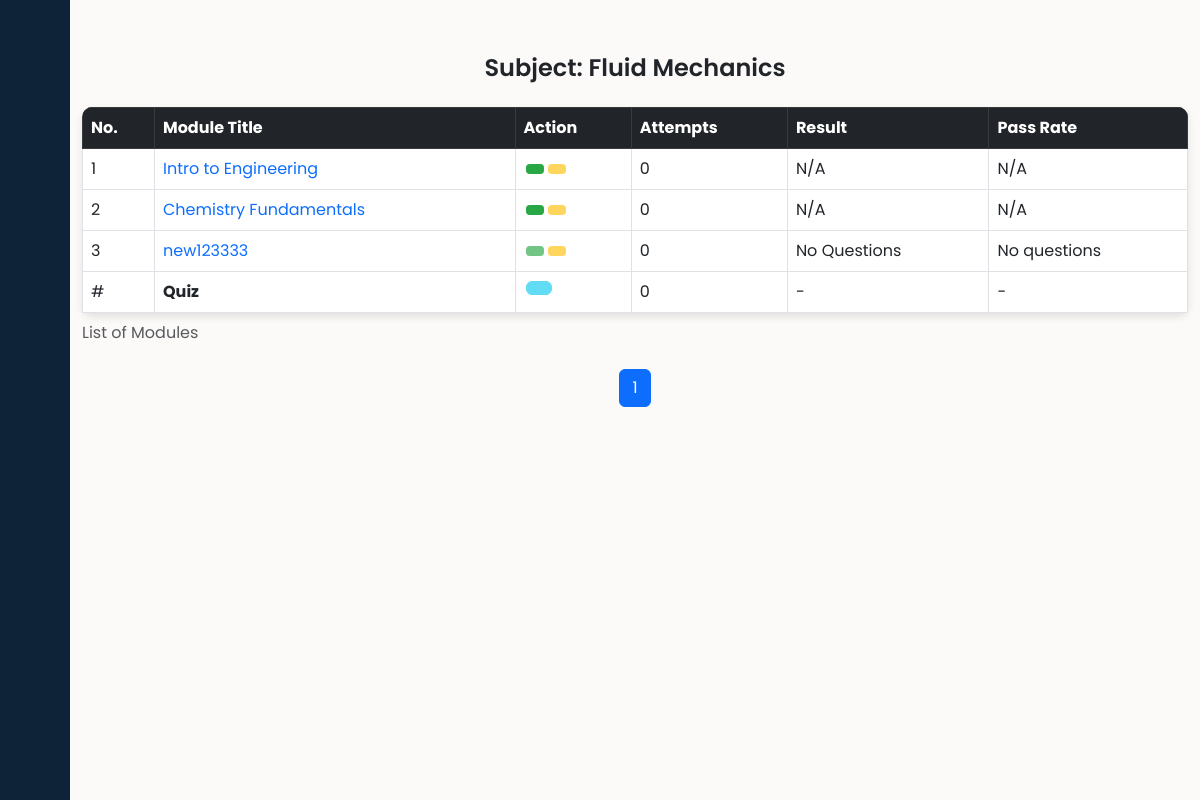
The page /student/module.php?course_id=1 (signed in) on the database its author committed.
### tables this page shows
CREATE TABLE `tbl_course` (
  `course_id` int(11) NOT NULL,
  `program_id` int(11) NOT NULL,
  `user_id` int(11) NOT NULL,
  `course_code` varchar(20) NOT NULL,
  `course_name` varchar(30) NOT NULL,
  `course_status` tinyint(1) NOT NULL
);

CREATE TABLE `tbl_module` (
  `module_id` int(11) NOT NULL,
  `course_id` int(11) NOT NULL,
  `module_name` varchar(50) NOT NULL,
  `module_file` longblob NOT NULL,
  `program_id` int(11) NOT NULL,
  `module_status` tinyint(1) NOT NULL DEFAULT 1
);

CREATE TABLE `tbl_result` (
  `result_id` int(11) NOT NULL,
  `module_id` int(11) NOT NULL,
  `stud_id` int(11) NOT NULL,
  `result_score` tinyint(1) NOT NULL,
  `total_questions` int(11) NOT NULL DEFAULT 0,
  `quiz_type` int(11) NOT NULL,
  `created_at` datetime DEFAULT current_timestamp(),
  `course_id` int(11) NOT NULL,
  `program_id` int(11) NOT NULL,
  `result_status` int(11) NOT NULL
);

### student/module.php (the view, shortened to what the rows shown need)
<?php
require("../api/db-connect.php");
if (isset($_GET['course_id'])) {
    $course_id = $_GET['course_id'];
}
global $percentage;
if (isset($_SESSION['program_id'])) {
    $program_id = $_SESSION['program_id'];
    $sql = "SELECT * FROM tbl_course WHERE program_id = :program_id";
    $result = $conn->prepare($sql);
    $result->bindParam(':program_id', $program_id);
    $result->execute();
    $courses = $result->fetchAll(PDO::FETCH_ASSOC);
    $recordsPerPage = 5;
    $page = isset($_GET['page']) ? $_GET['page'] : 1;
    $sql = "SELECT m.*, c.course_name
    FROM tbl_module AS m
    INNER JOIN tbl_course AS c ON m.course_id = c.course_id
    WHERE m.course_id = :course_id
    AND c.program_id = (
        SELECT program_id
        FROM tbl_course
        WHERE course_id = :course_id
    )
    AND m.module_status = 1";
    $result = $conn->prepare($sql);
    $result->bindParam(':course_id', $course_id, PDO::PARAM_INT);
    $result->execute();
    $countSql = "SELECT COUNT(*) as total FROM tbl_module WHERE course_id = :course_id";
    $countStmt = $conn->prepare($countSql);
    $countStmt->bindParam(':course_id', $course_id, PDO::PARAM_INT);
    $countStmt->execute();
    $totalCount = $countStmt->fetch(PDO::FETCH_ASSOC)['total'];
    $totalPages = ceil($totalCount / $recordsPerPage);
} else {
    header("Location: ../index.php");
    exit();
}
?>
<!DOCTYPE html>
<html lang="en">
<head>
    <link href="https://cdn.lineicons.com/4.0/lineicons.css" rel="stylesheet" />
    <link href="https://cdn.jsdelivr.net/npm/bootstrap@5.3.0-alpha3/dist/css/bootstrap.min.css" rel="stylesheet">
    <link rel="stylesheet" href="style.css" type="text/css">
</head>
<body>
    <div class="wrapper">
        <?php include "sidebar.php"; ?>
        <div class="container">
            <div class="row justify-content-center mt-5">
                <div class="col-md-12">
                    <div class="text-center mb-4">
                        <h1>Subject: <?php
                                        $sql = "
    SELECT c.course_name, c.course_id
    FROM tbl_course AS c
    WHERE c.course_id = :course_id
      AND c.program_id = (
          SELECT program_id
          FROM tbl_course
          WHERE course_id = :course_id
      );
";
                                        $stmtModule = $conn->prepare($sql);
                                        $stmtModule->bindParam(':course_id', $course_id, PDO::PARAM_INT);
                                        $stmtModule->execute();
                                        $Module = $stmtModule->fetch(PDO::FETCH_ASSOC);
                                        if ($row !== false) {
                                            $Module = $row['course_name'];
                                        } else {
                                            $Module = "Unknown";
                                        }
                                        echo  $Module;
                                        ?></h1>
                    </div>
                    <table style="background: linear-gradient(to left, rgba(220, 210, 211, 0.3), rgba(200, 240, 241, 0.3));" class="table table-bordered table-custom">
                        <caption>List of Modules</caption>
                        <thead class="table-dark">
                            <tr>
                                <th scope="col">No.</th>
                                <th scope="col">Module Title</th>
                                <th scope="col">Action</th>
                                <th scope="col">Attempts</th>
                                <th scope="col">Result</th>
                                <th scope="col">Pass Rate</th>
                            </tr>
                        </thead>
                        <tbody>
                            <?php
                            $counter = 1;
                            if ($result->rowCount() > 0) :
                                foreach ($result as $row) :
                            ?>
                                    <tr>
                                        <td><?php echo $counter; ?></td>
                                        <td>
                                            <a href="#" class="view-module-btn" data-bs-toggle="modal" data-bs-target="#moduleModal" data-module-id="<?php echo $row['module_id']; ?>"><?php echo $row['module_name']; ?></a>
                                        </td>
                                        <td>
                                            <?php
                                            $sql = "SELECT COUNT(*) AS question_count FROM tbl_question WHERE module_id = :module_id";
                                            $stmt = $conn->prepare($sql);
                                            $stmt->bindParam(":module_id", $row['module_id'], PDO::PARAM_INT);
                                            $stmt->execute();
                                            $questionCount = $stmt->fetch(PDO::FETCH_ASSOC)['question_count'];
                                            $sql = "SELECT COUNT(*) AS count FROM tbl_result WHERE module_id = :module_id AND stud_id = :stud_id AND quiz_type = 1";
                                            $stmt = $conn->prepare($sql);
                                            $stmt->bindParam(":module_id", $row['module_id'], PDO::PARAM_INT);
                                            $stmt->bindParam(":stud_id", $_SESSION['stud_id'], PDO::PARAM_INT);
                                            $stmt->execute();
                                            $resultCount = $stmt->fetch(PDO::FETCH_ASSOC)['count'];
                                            if ($resultCount > 0) {
                                                $sql = "SELECT tbl_result.result_score, COUNT(tbl_question.question_id) AS total_questions
    FROM tbl_result
    LEFT JOIN tbl_question ON tbl_result.module_id = tbl_question.module_id
    WHERE tbl_result.result_id = (
        SELECT MAX(result_id)
        FROM tbl_result
        WHERE module_id = :module_id
        AND stud_id = :stud_id
        AND quiz_type = 1
    )";
                                                $stmt = $conn->prepare($sql);
                                                $stmt->bindParam(":module_id", $row['module_id'], PDO::PARAM_INT);
                                                $stmt->bindParam(":stud_id", $_SESSION['stud_id'], PDO::PARAM_INT);
                                                $stmt->execute();
                                                $result = $stmt->fetch(PDO::FETCH_ASSOC);
                                                if ($result) {
                                                    $resultScore = $result['result_score'];
                                                    $totalQuestions = $result['total_questions'];
                                                    if ($totalQuestions > 0) {
                                                        $percentage = ($resultScore / $totalQuestions) * 100;
                                                        if ($percentage >= 50) {
                                                            echo '<button class="btn btn-success btn-sm" disabled><i class="lni lni-invention"></i></button>';
                                                            echo '<button class="btn btn-warning btn-sm eye-icon-btn" onclick="window.location.href=\'question-answers.php?module_id=' . $row['module_id'] . '\'"><i class="lni lni-eye eye-icon text-white"></i></button>';
                                                        } else {
                                                            if ($questionCount > 0) {
                                                                echo '<button class="btn btn-success btn-sm" onclick="window.location.href=\'question.php?module_id=' . $row['module_id'] . '&course_id=' . $course_id . '\'"><i class="lni lni-invention"></i></button>';
                                                                echo '<button class="btn btn-warning btn-sm eye-icon-btn" data-bs-toggle="modal" data-bs-target="question-answers.php" data-module-id="' . $row['module_id'] . '" disabled><i class="lni lni-eye eye-icon text-white"></i></button>';
                                                                $allButtonsDisabled = false;
                                                            } else {
                                                                echo '<button class="btn btn-success btn-sm" disabled><i class="lni lni-invention"></i></button>';
                                                                echo '<button class="btn btn-warning btn-sm eye-icon-btn" data-bs-toggle="modal" data-bs-target="question-answers.php" data-module-id="' . $row['module_id'] . '" disabled><i class="lni lni-eye eye-icon text-white"></i></button>';
                                                            }
                                                        }
                                                    } else {
                                                        echo "No questions available";
                                                    }
                                                } else {
                                                    echo "No result found";
                                                }
                                            } else {
                                                if ($questionCount > 0) {
                                                    echo '<button class="btn btn-success btn-sm" onclick="window.location.href=\'question.php?module_id=' . $row['module_id'] . '&course_id=' . $course_id . '\'"><i class="lni lni-invention"></i></button>';
                                                    echo '<button class="btn btn-warning btn-sm eye-icon-btn" data-bs-toggle="modal" data-bs-target="question-answers.php" data-module-id="' . $row['module_id'] . '" disabled><i class="lni lni-eye eye-icon text-white"></i></button>';
                                                } else {
                                                    echo '<button class="btn btn-success btn-sm" disabled><i class="lni lni-invention"></i></button>';
                                                    echo '<button class="btn btn-warning btn-sm eye-icon-btn" data-bs-toggle="modal" data-bs-target="question-answers.php" data-module-id="' . $row['module_id'] . '" disabled><i class="lni lni-eye eye-icon text-white"></i></button>';
                                                }
                                            }
                                            ?>
                                        </td>
                                        <td><?php echo $resultCount;
                                            ?>
                                        </td>
                                        <td>
                                            <?php
                                            if ($resultCount > 0 && $percentage >= 50) {
                                                if ($totalQuestions > 0) {
                                                    echo 'Pass';
                                                } else {
                                                    echo 'N/A ';
                                                    $qs = -1;
                                                }
                                            } else {
                                                if ($questionCount <= 0) {
                                                    echo 'No Questions';
                                                } else {
                                                    if ($resultCount > 0) {
                                                        echo 'Failed';
                                                        $qs = -1;
                                                    } else {
                                                        echo 'N/A';
                                                    }
                                                }
                                            }
                                            ?>
                                        </td>
                                        <td>
                                            <?php
                                            if ($resultCount > 0 && $percentage >= 50) {
                                                if ($totalQuestions > 0) {
                                                    $passRate = (1 / $resultCount) * 100;
                                                    echo number_format($passRate, 1) . '%';
                                                } else {
                                                    echo 'N/A';
                                                }
                                            } else {
                                                if ($questionCount <= 0) {
                                                    echo 'No questions';
                                                } else {
                                                    echo 'N/A';
                                                }
                                            }
                                            ?>
                                        </td>
                                    </tr>
                                <?php
                                    $counter++;
                                endforeach;
                            endif;
                            ?>
                                    <?php
                                    $course_id = filter_var($_GET['course_id'], FILTER_SANITIZE_NUMBER_INT);
                                    ?>
                                    <?php
                                    $sql = "SELECT stud_id, course_id, result_score, total_questions
            FROM tbl_result
            WHERE quiz_type = 2
            ORDER BY result_id DESC
            LIMIT 1";
                                    $stmt = $conn->prepare($sql);
                                    $stmt->execute();
                                    $QuizResult = $stmt->fetch(PDO::FETCH_ASSOC);
                                    if ($QuizResult !== false) {
                                        $course_id = $QuizResult['course_id'];
                                    } else {
                                        echo "-";
                                    }
                                    ?>
                        </tbody>
                    </table>
                    <nav aria-label="Page navigation">
                        <ul class="pagination justify-content-center">
                            <?php for ($i = 1; $i <= $totalPages; $i++) : ?>
                                <li class="page-item <?php echo $i == $page ? 'active' : ''; ?>">
                                    <a class="page-link" href="?page=<?php echo $i; ?>&course_id=<?php echo $course_id; ?>"><?php echo $i; ?></a>
                                </li>
                            <?php endfor; ?>
                        </ul>
                    </nav>
                </div>
            </div>
        </div>
    </div>
</body>
</html>

### rows shown on the page
tbl_course: course_name "Fluid Mechanics"
tbl_module: module_name "Intro to Engineering", resultCount "0", shows "N/A"
tbl_module: module_name "Chemistry Fundamentals", resultCount "0", shows "N/A"
tbl_module: module_name "new123333", resultCount "0", shows "No Questions", shows "No questions"

### other values the page prints
$quizAttempts "0"
$quiz_result_final "-"
